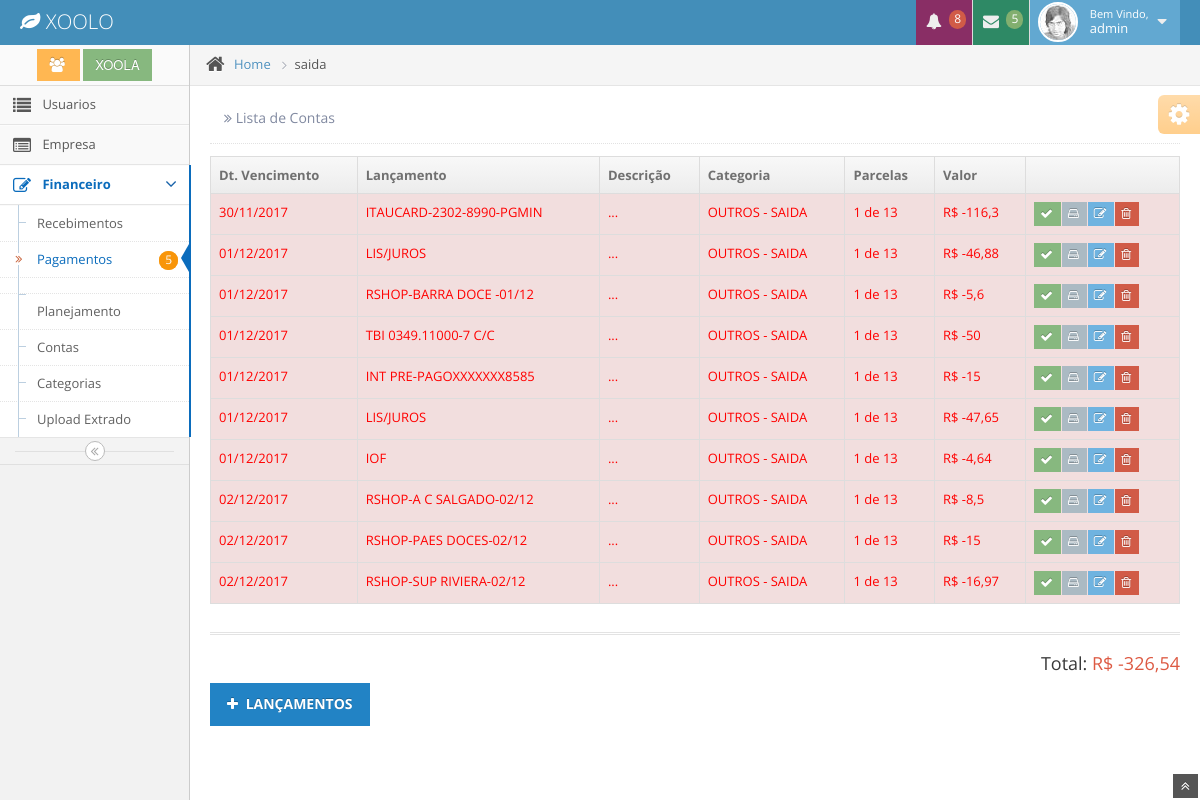
The app's page /movimentacao/1 (signed in) with its own data.
### app/model/__init__.py (models this page shows, shortened)
class Usuario(db.Model,UserMixin):
      id            = db.Column(db.Integer, primary_key=True)
      nome          = db.Column(db.String(100), index=True)
      sobrenome     = db.Column(db.String(255), index=True)
      email         = db.Column(db.String(100), unique=True, index=True)
      password      = db.Column(db.String(100), index=True)
      login         = db.Column(db.String(100))
      empresa_id    = db.Column(db.Integer, db.ForeignKey('empresa.id'))
      date_created  = db.Column(db.DateTime)
      date_modified = db.Column(db.DateTime)

class Empresa(db.Model):
      id            = db.Column(db.Integer, primary_key=True)
      nome          = db.Column(db.String(100), index=True)
      nome_resp     = db.Column(db.String(100), index=True)
      email         = db.Column(db.String(100), index=True)
      telegram      = db.Column(db.String(100), index=True)
      Usuario       = db.relationship('Usuario', backref='empresa', lazy='dynamic')
      Movimentacao  = db.relationship('Movimentacao', backref='empresa', lazy='dynamic')
      Categoria     = db.relationship('Categoria', backref='empresa', lazy='dynamic')
      Conta         = db.relationship('Conta', backref='empresa', lazy='dynamic')
      date_created  = db.Column(db.DateTime)
      date_modified = db.Column(db.DateTime)

class Movimentacao(db.Model):
      id                = db.Column(db.Integer, primary_key=True)
      titulo            = db.Column(db.String(100), index=True)
      descricao         = db.Column(db.String(255), index=True)
      valor             = db.Column(db.Float)
      juros             = db.Column(db.Float,default=0)
      multa             = db.Column(db.Float,default=0)
      desconto          = db.Column(db.Float,default=0)
      data_v            = db.Column(db.Date)
      data_pagamento    = db.Column(db.Date)
      parcelas          = db.Column(db.Integer)
      parcelas_id       = db.Column(db.Integer)
      efetuado          = db.Column(db.Boolean)
      finalizada        = db.Column(db.Boolean, default=False)
      categoria_id      = db.Column(db.Integer, db.ForeignKey('categoria.id'))
      formapagamento_id = db.Column(db.Integer, db.ForeignKey('formapagamento.id'))
      empresa_id        = db.Column(db.Integer, db.ForeignKey('empresa.id'))
      conta_id          = db.Column(db.Integer, db.ForeignKey('conta.id'))
      docs              = db.relationship('Docs', secondary=Mov_Docs,  backref=db.backref('movimentacao',lazy='dynamic'))
      date_created      = db.Column(db.DateTime)
      date_modified     = db.Column(db.DateTime)

class Categoria(db.Model):
      id            = db.Column(db.Integer, primary_key=True)
      titulo        = db.Column(db.String(100), index=True)
      descricao     = db.Column(db.String(255), index=True)
      keywords      = db.Column(db.String, index=True)
      status        = db.Column(db.Integer)
      empresa_id    = db.Column(db.Integer, db.ForeignKey('empresa.id'))
      Movimentacao  = db.relationship('Movimentacao', backref='categoria', lazy='dynamic')
      Planejamento  = db.relationship('Planejamento', backref='categoria', lazy='dynamic')
      date_created  = db.Column(db.DateTime)
      date_modified = db.Column(db.DateTime)

### app/controllers/movimentacao/controllers.py (the view)
@movimentacao.route("/index/<int:mov_id>")
@movimentacao.route('/<int:mov_id>')
@login_required
def index(mov_id):
    if mov_id == 0:
       session['tela'] = "entrada"
    elif mov_id == 1:
       session['tela'] = "saida"
    todos = Movimentacao.query.join(Categoria, Movimentacao.categoria_id == Categoria.id).filter(Categoria.status == mov_id,Movimentacao.efetuado == None, Movimentacao.empresa_id == session['empresa'] ).order_by('data_v').all()
    soma  = sum([item.valor  for item in todos])
    return render_template('movimentacao/index.html',title='Lista de Contas',todos=todos, sum=soma)

### app/__init__.py (called while the page is built)
@app.context_processor
def utility_processor():
    def formatar_dinheiro(value):
        if type(value) == str:
           value = int(value)
        valor = format_decimal(value, format='#.##,##;(#)')
        return "R$ {}".format(valor)
    return dict(formatar_dinheiro=formatar_dinheiro)

### app/controllers/auth/controllers.py (called while the page is built)
@login_manager.user_loader
def user_loader(user_id):
    return Usuario.query.get(user_id)

### app/controllers/movimentacao/controllers.py (called while the page is built)
@movimentacao.context_processor
def dados():
    empresa = Empresa.query.get(session['empresa'])
    usuario = Usuario.query.get(current_user.id)
    hoje    = datetime.date.today()
    return dict(empresa=empresa.nome, usuario = usuario.nome, hoje=hoje)

### app/templates/movimentacao/index.html (shortened to what this page needs)
{% extends "layout/base.html" %}
{% block content %}
					<div class="row-fluid">
						<div class="span12">
							<div class="row-fluid">
								<div class="span12">
									<table id="sample-table-1" class="table table-striped table-bordered table-hover">
										<thead>
											<tr>
												<th class="hidden-480"> Dt. Vencimento</th>
												<th>Lançamento </th>
												<th>Descrição</th>
												<th>Categoria</th>
												<th>Parcelas</th>
												<th>Valor</th>
												<th></th>
											</tr>
										</thead>
										<tbody>
                                   {% for conta in todos %}
                                            {% if hoje >  conta.data_v %}
                                                <tr class="danger">
                                            {% elif hoje == conta.data_v %}
                                                <tr class="warning">
                                            {% else %}
                                                  <tr>
                                            {% endif %}
                                      <td >{{ conta.data_v.strftime('%d/%m/%Y') }}</td>
                                    <td class="hidden-480">{{ conta.titulo }}</td>
												<td>{{ conta.descricao[:30] }}</td>
												<td>{{ conta.categoria.titulo }}</td>
  				  					            <td>{{ parcelas(conta.parcelas,conta.parcelas_id)}}</td>
												<td>{{ formatar_dinheiro(conta.valor)}}</td>
												<td>
													<div class="hidden-phone visible-desktop btn-group">
														<a class="btn btn-mini btn-success" href="{{url_for('movimentacao.realizado', mov_id=conta.id)}}">
                                                         <i class="icon-ok bigger-120">   </i>
                                                     </a>
                                                     <a class="btn btn-mini btn-action" href="{{url_for('movimentacao.docs', mov_id=conta.id)}}">
                                                         <i class="icon-hdd  bigger-120">   </i>
                                                     </a>
                                                       <a class="btn btn-mini btn-info" href="{{url_for('movimentacao.edit', mov_id=conta.id)}}">
															<i class="icon-edit bigger-120">   </i>
														</a>
														<a class="btn btn-mini btn-danger" href="{{url_for('movimentacao.delete', mov_id=conta.id)}}">
															<i class="icon-trash bigger-120"></i>
														</a>
													</div>
												</td>
											</tr>
										{% endfor %}
										</tbody>
									</table>
								</div>
							</div>
    <div class="hr hr8 hr-double hr-dotted"></div>
         <div class="row-fluid">
            <div class="span5 pull-right">
                <h4 class="pull-right">
                    Total:
                    <span class="red">{{ formatar_dinheiro(sum)   }} </span>
                </h4>
            </div>
        </div>
  </div>
                           <div class="left">
											<a href="{{url_for('movimentacao.new')}}" class="btn btn-primary">
												<i class="icon-plus"></i>
												<strong>LANÇAMENTOS</strong>
											</a>
										</div>
						</div>
					</div>
				</div>
				<div class="ace-settings-container" id="ace-settings-container">
					<div class="btn btn-app btn-mini btn-warning ace-settings-btn" id="ace-settings-btn">
						<i class="icon-cog bigger-150"></i>
					</div>
				</div>
			</div>
		<a href="#" id="btn-scroll-up" class="btn-scroll-up btn btn-small btn-inverse">
			<i class="icon-double-angle-up icon-only bigger-110"></i>
		</a>
{% endblock %}

### app/templates/layout/base.html (shortened to what this page needs)
<!DOCTYPE html>
<html lang="en">
   <head>
        <link rel="stylesheet" media="screen" href="{{ url_for('static', filename='css/bootstrap.min.css') }}">
        <link rel="stylesheet" media="screen" href="{{ url_for('static', filename='css/bootstrap-responsive.min.css') }}">
        <link rel="stylesheet" media="screen" href="{{ url_for('static', filename='css/xoola.css') }}">
        <link rel="stylesheet" media="screen" href="{{ url_for('static', filename='css/font-awesome.min.css') }}">
        <link rel="stylesheet" media="screen" href="{{ url_for('static', filename='css/pagina.css') }}">
        <link rel="stylesheet"                href="{{ url_for('static', filename='css/daterangepicker.css' )}}" />
		<link rel="stylesheet" href="../static/css/jquery-ui-1.10.3.custom.min.css" />
		<link rel="stylesheet" href="../static/css/chosen.css" />
		<link rel="stylesheet" href="../static/css/datepicker.css" />
		<link rel="stylesheet" href="../static/css/bootstrap-timepicker.css" />
		<link rel="stylesheet" href="../static/css/daterangepicker.css" />
		<link rel="stylesheet" href="../static/css/colorpicker.css" />
		<link rel="stylesheet" href="../static/css/ace.min.css" />
		<link rel="stylesheet" href="../static/css/ace-responsive.min.css" />
		<link rel="stylesheet" href="../static/css/ace-skins.min.css" />
        <link rel="stylesheet" media="screen" href="{{ url_for('static', filename='css/ace.min.css') }}">
        <link rel="stylesheet" media="screen" href="{{ url_for('static', filename='css/ace-responsive.min.css') }}">
        <link rel="stylesheet" media="screen" href="{{ url_for('static', filename='css/ace-skins.min.css') }}">
  </head>
  <body>
		<div class="navbar">
			<div class="navbar-inner">
				<div class="container-fluid">
					<a href="#" class="brand">
						<small>
							<i class="icon-leaf"></i>
							XOOLO
						</small>
					</a>
					<ul class="nav ace-nav pull-right">
						<li class="purple">
							<a data-toggle="dropdown" class="dropdown-toggle" href="#">
								<i class="icon-bell-alt icon-animated-bell"></i>
								<span class="badge badge-important">8</span>
							</a>
						</li>
						<li class="green">
							<a data-toggle="dropdown" class="dropdown-toggle" href="#">
								<i class="icon-envelope icon-animated-vertical"></i>
								<span class="badge badge-success">5</span>
							</a>
						</li>
						<li class="light-blue">
							<a data-toggle="dropdown" href="#" class="dropdown-toggle">
								<img class="nav-user-photo" src="{{url_for('static', filename='avatars/user.jpg')}}" alt="Jason's Photo" />
								<span class="user-info">
									<small>Bem Vindo,</small>
									{{usuario}}
								</span>
								<i class="icon-caret-down"></i>
							</a>
						</li>
					</ul>
				</div>
			</div>
		</div>
		<div class="main-container container-fluid">
			<div class="sidebar" id="sidebar">
				<div class="sidebar-shortcuts" id="sidebar-shortcuts">
					<div class="sidebar-shortcuts-large" id="sidebar-shortcuts-large">
						<button class="btn btn-small btn-warning">
							<i class="icon-group"></i>
						</button>
						<button class="btn btn-small btn-success ">
							{{empresa }}
						</button>
					</div>
				</div>
				<ul class="nav nav-list">
		      {% if current_user.id == 1 %}
					{% if session['tela'] == "usuario" %}
					<li class='active'>
               {% else %}
               <li>
               {% endif %}
						<a href="{{url_for('usuario.index')}}">
							<i class="icon-list"></i>
							<span class="menu-text"> Usuarios </span>
						</a>
					</li>
              {% if session['tela'] == "empresa" %}
					<li class='active'>
               {% else %}
               <li>
               {% endif %}
						<a href="{{url_for('empresa.index')}}">
							<i class="icon-list-alt"></i>
							<span class="menu-text"> Empresa </span>
						</a>
					</li>
             {% endif %}
                    {% if   session['tela'] == 'conta'         or
                            session['tela'] == 'entrada'       or
                            session['tela'] == 'saida'         or
                            session['tela'] == 'relatorio'     or
                            session['tela'] == 'categoria'     or
                            session['tela'] == 'pesquisa'
                    %}
					<li class="active open">
					{% else %}
					<li>
					{% endif %}
						<a href="#" class="dropdown-toggle">
							<i class="icon-edit"></i>
							<span class="menu-text"> Financeiro </span>
							<b class="arrow icon-angle-down"></b>
						</a>
                        <ul class="submenu">
						{% if session['tela'] == 'entrada' %}
						<li class='active'>
						{% else %}
						<li>
						{% endif %}
							<a href="{{url_for('movimentacao.index', mov_id=0)}}">
								Recebimentos
							</a>
						</li>
						{% if session['tela'] == 'saida' %}
						<li class='active'>
						{% else %}
						<li>
						{% endif %}
							<a href="{{url_for('movimentacao.index',mov_id=1)}}">
								<i class="icon-double-angle-right"></i>
 									<span class="menu-text">
								Pagamentos
								      <span class="badge badge-warning">4</span>
								      <span class="badge badge-warning">5</span>
							</span>
						</li>
						{% if session['tela'] == 'planejamento' %}
						<li class='active'>
						{% else %}
						<li>
						{% endif %}
								<a href="{{url_for('planejamento.index')}}">
									Planejamento
								</a>
							</li>
						{% if session['tela'] == 'conta' %}
						<li class='active'>
						{% else %}
						<li>
						{% endif %}
						<a href="{{url_for('conta.index')}}">
							Contas
						</a>
						</li>
						{% if session['tela'] == 'categoria' %}
						<li class='active'>
						{% else %}
						<li>
						{% endif %}
						<a href="{{url_for('categoria.index')}}">
							Categorias
						</a>
						</li>
						{% if session['tela'] == 'upload' %}
						<li class='active'>
						{% else %}
						<li>
						{% endif %}
						<a href="{{url_for('upload.index')}}">
									Upload Extrado
								</a>
							</li>
						</ul>
					</li>
				</ul>
				<div class="sidebar-collapse" id="sidebar-collapse">
					<i class="icon-double-angle-left"></i>
				</div>
			</div>
			<div class="main-content">
				<div class="breadcrumbs" id="breadcrumbs">
					<ul class="breadcrumb">
						<li>
							<i class="icon-home home-icon"></i>
							<a href="#">Home</a>
							<span class="divider">
								<i class="icon-angle-right arrow-icon"></i>
							</span>
						</li>
						<li class="active">{{session['tela']}}</li>
					</ul>
				</div>
				<div class="page-content">
					<div class="page-header position-relative">
						<h1>
							<small>
								<i class="icon-double-angle-right"></i>
								{{ title }}
							</small>
						</h1>
					</div>
    {% block content %}
    {% endblock %}
	</body>
</html>

### app/static/css/xoola.css (style rules this page uses)
.table > tbody > tr > .danger, .table > tbody > .danger > td, .table > tbody > .danger > th { background-color: #f2dede !important; color: red; }

### records on screen
Usuario: nome "admin"
Empresa: nome "XOOLA"
Movimentacao: data_v "30/11/2017", titulo "ITAUCARD-2302-8990-PGMIN", descricao "...", categoria.titulo "OUTROS - SAIDA", parcelas "1 de 13", valor "R$ -116,3"
Movimentacao: data_v "01/12/2017", titulo "LIS/JUROS", descricao "...", categoria.titulo "OUTROS - SAIDA", parcelas "1 de 13", valor "R$ -46,88"
Movimentacao: data_v "01/12/2017", titulo "RSHOP-BARRA DOCE -01/12", descricao "...", categoria.titulo "OUTROS - SAIDA", parcelas "1 de 13", valor "R$ -5,6"
Movimentacao: data_v "01/12/2017", titulo "TBI 0349.11000-7 C/C", descricao "...", categoria.titulo "OUTROS - SAIDA", parcelas "1 de 13", valor "R$ -50"
Movimentacao: data_v "01/12/2017", titulo "INT PRE-PAGOXXXXXXX8585", descricao "...", categoria.titulo "OUTROS - SAIDA", parcelas "1 de 13", valor "R$ -15"
Movimentacao: data_v "01/12/2017", titulo "LIS/JUROS", descricao "...", categoria.titulo "OUTROS - SAIDA", parcelas "1 de 13", valor "R$ -47,65"
Movimentacao: data_v "01/12/2017", titulo "IOF", descricao "...", categoria.titulo "OUTROS - SAIDA", parcelas "1 de 13", valor "R$ -4,64"
Movimentacao: data_v "02/12/2017", titulo "RSHOP-A C SALGADO-02/12", descricao "...", categoria.titulo "OUTROS - SAIDA", parcelas "1 de 13", valor "R$ -8,5"
Movimentacao: data_v "02/12/2017", titulo "RSHOP-PAES DOCES-02/12", descricao "...", categoria.titulo "OUTROS - SAIDA", parcelas "1 de 13", valor "R$ -15"
Movimentacao: data_v "02/12/2017", titulo "RSHOP-SUP RIVIERA-02/12", descricao "...", categoria.titulo "OUTROS - SAIDA", parcelas "1 de 13", valor "R$ -16,97"

### other values on screen
{{ session['tela'] }} "saida"
{{ title }} "Lista de Contas"
